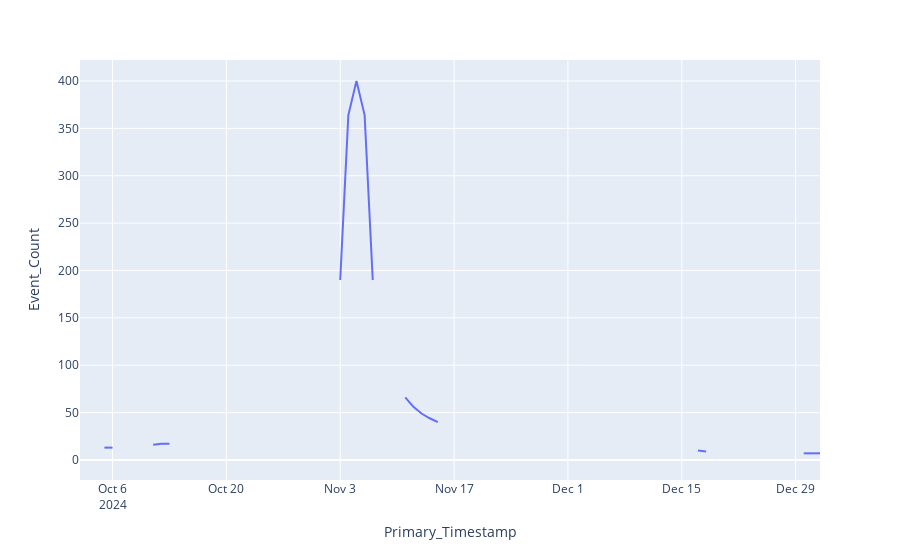

The code cell stored with this chart in its notebook:
### Code cell
fig = px.line(df, x='Primary_Timestamp', y='Event_Count')
fig.show()
